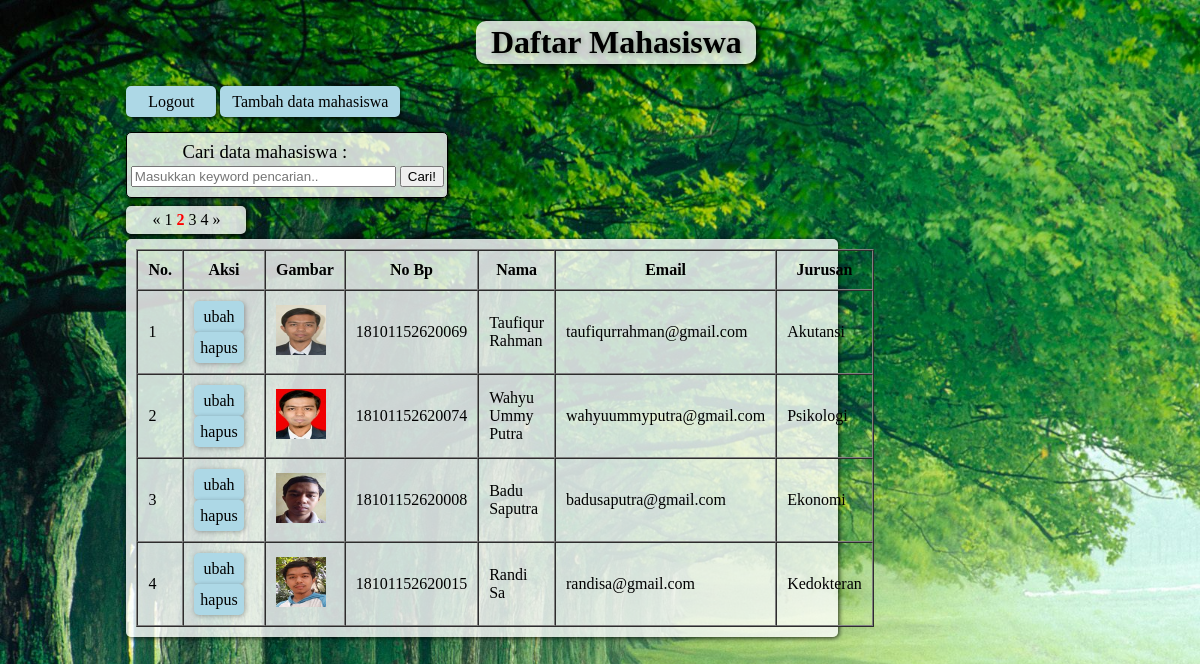
Page /index.php?hal=2 (signed in) on the committed database.
### tables this page shows
CREATE TABLE `mahasiswa` (
  `id` int(11) NOT NULL,
  `nama` varchar(200) NOT NULL,
  `nobp` char(14) NOT NULL,
  `email` varchar(100) NOT NULL,
  `jurusan` varchar(100) NOT NULL,
  `gambar` varchar(100) NOT NULL
);

### functions.php (called while the page is built, shortened)
<?php
$conn = mysqli_connect("localhost", "root", "", "phpdasar");
function query($query)
{
	global $conn;
	$result = mysqli_query($conn, $query);
	$rows = [];
	while ($row = mysqli_fetch_assoc($result)) {
		$rows[] = $row;
	}
	return $rows;
}

### index.php (the view, shortened to what this page needs)
<?php
require 'functions.php';
if (isset($_POST["cari"])) {
	$_SESSION["keyword"] = $_POST["keyword"];
	$mahasiswa = cari($_SESSION["keyword"]);
	if (isset($_GET["hal"])) {
		if ($_GET["hal"] > 1) {
			header('Location: index.php');
		}
	}
	$sessi = $_SESSION["keyword"];
} else {
	$sessi = $_SESSION["keyword"];
}
$jumlahDataPerhalaman = 4;
if (isset($sessi)) {
	$jumlahData = count(query("SELECT * FROM mahasiswa
				WHERE
			  nama LIKE '%$sessi%' OR
			  nobp LIKE '%$sessi%' OR
			  email LIKE '%$sessi%' OR
			  jurusan LIKE '%$sessi%'
				;"));
} else {
	$jumlahData = count(query("SELECT * FROM mahasiswa"));
}
$jumlahHalaman = ceil($jumlahData / $jumlahDataPerhalaman);
$halamanAktif = (isset($_GET["hal"])) ? $_GET["hal"] : 1;
$awalData = ($jumlahDataPerhalaman * $halamanAktif) - $jumlahDataPerhalaman;
if (isset($sessi)) {
	$mahasiswa = query("SELECT * FROM mahasiswa WHERE
			  nama LIKE '%$sessi%' OR
			  nobp LIKE '%$sessi%' OR
			  email LIKE '%$sessi%' OR
			  jurusan LIKE '%$sessi%' LIMIT $awalData, $jumlahDataPerhalaman");
} else {
	$mahasiswa = query("SELECT * FROM mahasiswa LIMIT $awalData, $jumlahDataPerhalaman");
}
?>
<!DOCTYPE html>
<html>
<head>
</head>
<body>
	<div class="container">
		<div class="h1">
			<h1>Daftar Mahasiswa</h1>
		</div>
		<div class="tambah2">
			<a href="logout.php" class="tambah1">Logout</a>
		</div>
		<div class="tambah">
			<a href="tambah.php" class="tambah1">Tambah data mahasiswa</a>
		</div>
		<form action="" method="post" class="cr">
			<h3>Cari data mahasiswa : </h3>
			<div class="cr1">
				<input type="text" name="keyword" size="30" autofocus placeholder="Masukkan keyword pencarian.." autocomplete="off">
				<button type="submit" name="cari">Cari!</button>
			</div>
		</form>
		<div class="hal1">
			<?php if ($halamanAktif > 1) : ?>
				<a href="?hal=<?= $halamanAktif - 1; ?>" class="hal2">&laquo;</a>
			<?php endif; ?>
			<?php for ($i = 1; $i <= $jumlahHalaman; $i++) : ?>
				<?php if ($i == $halamanAktif) : ?>
					<a href="?hal=<?= $i; ?>" class="hal2 hal3"><?= $i; ?></a>
				<?php else : ?>
					<a href="?hal=<?= $i; ?>" class="hal2"><?= $i; ?></a>
				<?php endif ?>
			<?php endfor; ?>
			<?php if ($halamanAktif < $jumlahHalaman) : ?>
				<a href="?hal=<?= $halamanAktif + 1; ?>" class="hal2">&raquo;</a>
			<?php endif; ?>
		</div>
		<div class="tabel">
			<table border="1" cellpadding="10" cellspacing="0">
				<tr>
					<th>No.</th>
					<th>Aksi</th>
					<th>Gambar</th>
					<th>No Bp</th>
					<th>Nama</th>
					<th>Email</th>
					<th>Jurusan</th>
				</tr>
				<?php $i = 1; ?>
				<?php foreach ($mahasiswa as $row) : ?>
					<tr>
						<td><?= $i; ?></td>
						<td>
							<a href="ubah.php?id=<?= $row["id"]; ?>" class="uh">
								<div class="ubah">ubah</div>
							</a>
							<a href="hapus.php?id=<?= $row["id"]; ?>" class="uh" onclick="return confirm('Yakin hapus data <?= $row["nama"]; ?>?');">
								<div class="hapus">hapus</div>
							</a>
						</td>
						<td><img src="img/<?= $row["gambar"]; ?>" width="50"></td>
						<td><?= $row["nobp"]; ?></td>
						<td><?= $row["nama"]; ?></td>
						<td><?= $row["email"]; ?></td>
						<td><?= $row["jurusan"]; ?></td>
					</tr>
					<?php $i++; ?>
				<?php endforeach; ?>
			</table>
		</div>
	</div>
</body>
</html>

### index.php (style rules this page uses)
body { background-image: url(img/bg1.jpg); background-size: cover; background-repeat: no-repeat; }
.h1 { width: 280px; background-color: rgba(255, 255, 255, .8); text-align: center; margin-left: 350px; text-shadow: 1px 1px 5px rgba(0, 0, 0, .3); border-radius: 10px; box-shadow: 2px 2px 5px rgba(0, 0, 0, .9); }
h1 { padding: 3px 0; }
.tambah { width: 180px; background-color: lightblue; margin-bottom: 10px; text-align: center; line-height: 25px; border-radius: 5px; box-shadow: 1px 1px 5px rgba(0, 0, 0, .8); padding: 3px 0; display: inline-block; }
.tambah2 { width: 90px; background-color: lightblue; margin-bottom: 10px; text-align: center; line-height: 25px; border-radius: 5px; box-shadow: 1px 1px 5px rgba(0, 0, 0, .8); padding: 3px 0; display: inline-block; }
a { text-decoration: none; color: black; }
.ubah, .hapus { width: 50px; height: 25px; background-color: lightblue; text-align: center; line-height: 25px; float: left; margin-right: 10px; border-radius: 5px; box-shadow: 1px 1px 5px rgba(0, 0, 0, .3); padding: 3px 0; }
.tabel { width: 73%; padding: 10px; box-shadow: 1px 1px 5px rgba(0, 0, 0, .8); background-color: rgba(255, 255, 255, .8); border-radius: 5px; }
.cr { width: 320px; text-align: center; padding: 5px 0; margin: 5px 0 8px 0; border: 1px solid black; border-radius: 5px; box-shadow: 1px 1px 5px rgba(0, 0, 0, .8); background-color: rgba(255, 255, 255, .8); }
.cr1 { padding-bottom: 5px; }
h3 { padding: 3px 0; margin: 0 45px 0 0; font-weight: normal; }
.hal1 { width: 100px; text-align: center; padding: 5px 10px; background-color: rgba(255, 255, 255, .8); border-radius: 5px; margin-bottom: 5px; box-shadow: 1px 1px 5px 2px rgba(0, 0, 0, .8); }
.hal3 { color: red; font-weight: bold; }
.container { margin: 0 10%; }

### rows in the picture
mahasiswa: gambar (picture), nobp "18101152620069", nama "Taufiqur Rahman", email "taufiqurrahman@gmail.com", jurusan "Akutansi"
mahasiswa: gambar (picture), nobp "18101152620074", nama "Wahyu Ummy Putra", email "wahyuummyputra@gmail.com", jurusan "Psikologi"
mahasiswa: gambar (picture), nobp "18101152620008", nama "Badu Saputra", email "badusaputra@gmail.com", jurusan "Ekonomi"
mahasiswa: gambar (picture), nobp "18101152620015", nama "Randi Sa", email "randisa@gmail.com", jurusan "Kedokteran"
